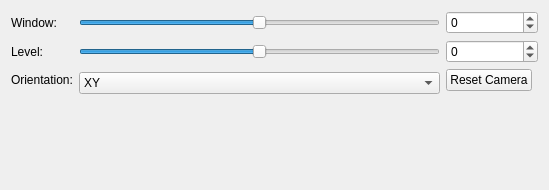
<?xml version="1.0" encoding="UTF-8"?>
<ui version="4.0">
 <class>ImageViewer</class>
 <widget class="QWidget" name="ImageViewer">
  <property name="geometry">
   <rect>
    <x>0</x>
    <y>0</y>
    <width>549</width>
    <height>190</height>
   </rect>
  </property>
  <property name="windowTitle">
   <string>Form</string>
  </property>
  <layout class="QGridLayout" name="gridLayout">
   <item row="2" column="0">
    <widget class="QLabel" name="label">
     <property name="text">
      <string>Orientation:</string>
     </property>
    </widget>
   </item>
   <item row="0" column="2" colspan="2">
    <widget class="QSpinBox" name="spinBox_window">
     <property name="minimum">
      <number>-1315</number>
     </property>
     <property name="maximum">
      <number>1315</number>
     </property>
    </widget>
   </item>
   <item row="1" column="2" colspan="2">
    <widget class="QSpinBox" name="spinBox_level">
     <property name="minimum">
      <number>-1315</number>
     </property>
     <property name="maximum">
      <number>1315</number>
     </property>
    </widget>
   </item>
   <item row="4" column="1">
    <spacer name="verticalSpacer">
     <property name="orientation">
      <enum>Qt::Vertical</enum>
     </property>
     <property name="sizeHint" stdset="0">
      <size>
       <width>20</width>
       <height>40</height>
      </size>
     </property>
    </spacer>
   </item>
   <item row="1" column="1">
    <widget class="QSlider" name="horizontalSlider_level">
     <property name="minimum">
      <number>-1315</number>
     </property>
     <property name="maximum">
      <number>1315</number>
     </property>
     <property name="orientation">
      <enum>Qt::Horizontal</enum>
     </property>
    </widget>
   </item>
   <item row="2" column="1" rowspan="2">
    <widget class="QComboBox" name="comboBox_orientation">
     <item>
      <property name="text">
       <string>XY</string>
      </property>
     </item>
     <item>
      <property name="text">
       <string>YZ</string>
      </property>
     </item>
     <item>
      <property name="text">
       <string>XZ</string>
      </property>
     </item>
    </widget>
   </item>
   <item row="1" column="0">
    <widget class="QLabel" name="label_3">
     <property name="text">
      <string>Level:</string>
     </property>
    </widget>
   </item>
   <item row="0" column="1">
    <widget class="QSlider" name="horizontalSlider_window">
     <property name="minimum">
      <number>-1315</number>
     </property>
     <property name="maximum">
      <number>1315</number>
     </property>
     <property name="orientation">
      <enum>Qt::Horizontal</enum>
     </property>
    </widget>
   </item>
   <item row="0" column="0">
    <widget class="QLabel" name="label_2">
     <property name="text">
      <string>Window:</string>
     </property>
    </widget>
   </item>
   <item row="2" column="2">
    <widget class="QPushButton" name="pushButton_reset_camera">
     <property name="text">
      <string>Reset Camera</string>
     </property>
    </widget>
   </item>
  </layout>
 </widget>
 <resources/>
 <connections>
  <connection>
   <sender>horizontalSlider_window</sender>
   <signal>valueChanged(int)</signal>
   <receiver>spinBox_window</receiver>
   <slot>setValue(int)</slot>
   <hints>
    <hint type="sourcelabel">
     <x>251</x>
     <y>34</y>
    </hint>
    <hint type="destinationlabel">
     <x>389</x>
     <y>23</y>
    </hint>
   </hints>
  </connection>
  <connection>
   <sender>horizontalSlider_level</sender>
   <signal>valueChanged(int)</signal>
   <receiver>spinBox_level</receiver>
   <slot>setValue(int)</slot>
   <hints>
    <hint type="sourcelabel">
     <x>316</x>
     <y>60</y>
    </hint>
    <hint type="destinationlabel">
     <x>386</x>
     <y>53</y>
    </hint>
   </hints>
  </connection>
  <connection>
   <sender>spinBox_window</sender>
   <signal>valueChanged(int)</signal>
   <receiver>horizontalSlider_window</receiver>
   <slot>setValue(int)</slot>
   <hints>
    <hint type="sourcelabel">
     <x>479</x>
     <y>15</y>
    </hint>
    <hint type="destinationlabel">
     <x>344</x>
     <y>23</y>
    </hint>
   </hints>
  </connection>
  <connection>
   <sender>spinBox_level</sender>
   <signal>valueChanged(int)</signal>
   <receiver>horizontalSlider_level</receiver>
   <slot>setValue(int)</slot>
   <hints>
    <hint type="sourcelabel">
     <x>475</x>
     <y>60</y>
    </hint>
    <hint type="destinationlabel">
     <x>323</x>
     <y>58</y>
    </hint>
   </hints>
  </connection>
 </connections>
</ui>
